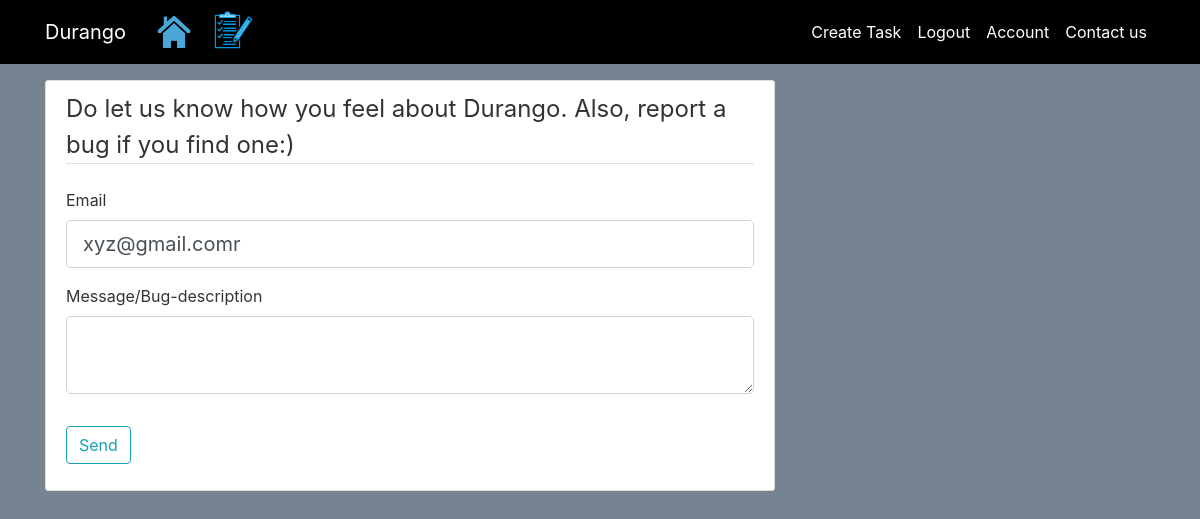
/contact_us (signed in), run on an earlier commit of the app's database.
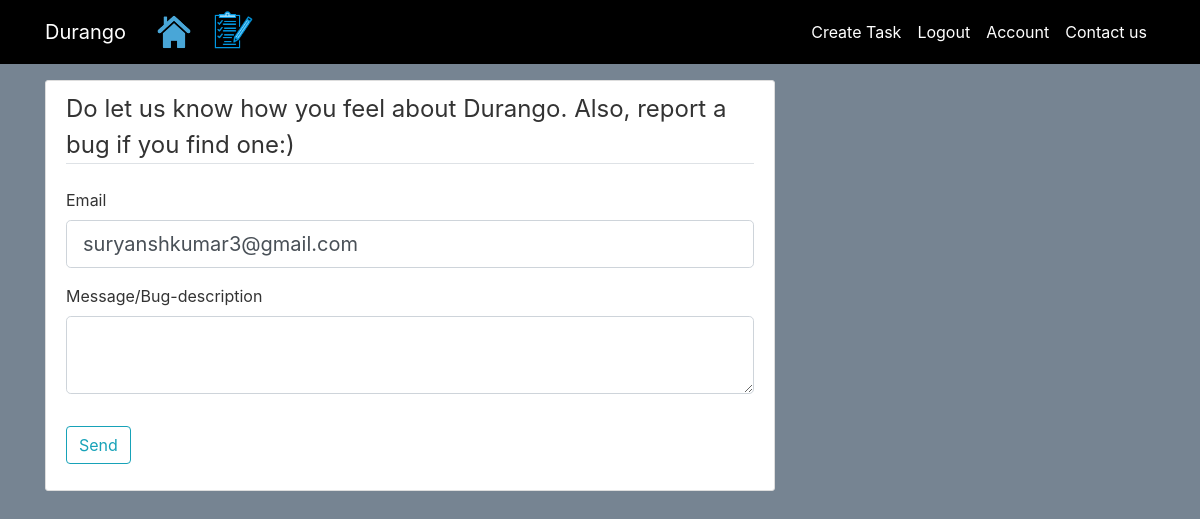
And on a later commit of the database.
### durango/models.py (models this page shows, shortened)
class User(db.Model, UserMixin):
    id=db.Column(db.Integer, primary_key=True)
    username=db.Column(db.String(20),unique=True, nullable=False)
    email=db.Column(db.String(100),unique=True, nullable=False)
    instituteId=db.Column(db.String(20), unique=True, nullable=False)
    mobileNum=db.Column(db.String(10), unique=True, nullable=False)
    image_file=db.Column(db.String(20),nullable=False,default='user.png')
    password=db.Column(db.String(50),nullable=False)
    app_password=db.Column(db.String(50),nullable=True)
    tasks=db.relationship('Task',backref='author',lazy=True)

### durango/routes.py (the view, shortened to what this page needs)
@application.route("/contact_us",methods=['GET', 'POST'])
def contact_us():
    form=MessageForm()
    if current_user.is_authenticated:
        form.email.data=current_user.email
    return render_template("contact_us.html",form=form)

### durango/forms.py
class MessageForm(FlaskForm):
	email=StringField('Email',validators=[DataRequired(),Email()])
	message=TextAreaField('Message/Bug-description')
	submit=SubmitField("Send")

### durango/models.py (called while the page is built)
@login_manager.user_loader
def load_user(user_id):
    return User.query.get(int(user_id)) #getting user by id

### durango/templates/contact_us.html (shortened to what this page needs)
{% extends "layout.html" %}
{% block content %}
    <div class="content-section">
        <form method="POST" action="">
            <fieldset class="form-group">
                <legend class="border-bottom mb-4">Do let us know how you feel about Durango. Also, report a bug if you find one:)</legend>
                <div class="form-group">
                    {{ form.email.label(class="form-control-label") }}
                    {% if form.email.errors %}
                        {{ form.email(class="form-control form-control-lg is-invalid") }}
                        <div class="invalid-feedback">
                            {% for error in form.email.errors %}
                                <span>{{ error }}</span>
                            {% endfor %}
                        </div>
                    {% else %}
                        {{ form.email(class="form-control form-control-lg") }}
                    {% endif %}
                </div>
                 <div class="form-group">
                   {{ form.message.label(class="form-control-label") }}
                        {{ form.message(class="form-control form-control-lg") }}
                </div>
            </fieldset>
            <div class="form-group">
                {{ form.submit(class="btn btn-outline-info") }}
            </div>
        </form>
    </div>
 {%endblock%}

What changed in the data, as far as the page shows it:
changed User: email "xyz@gmail.comr" → "suryanshkumar3@gmail.com"
